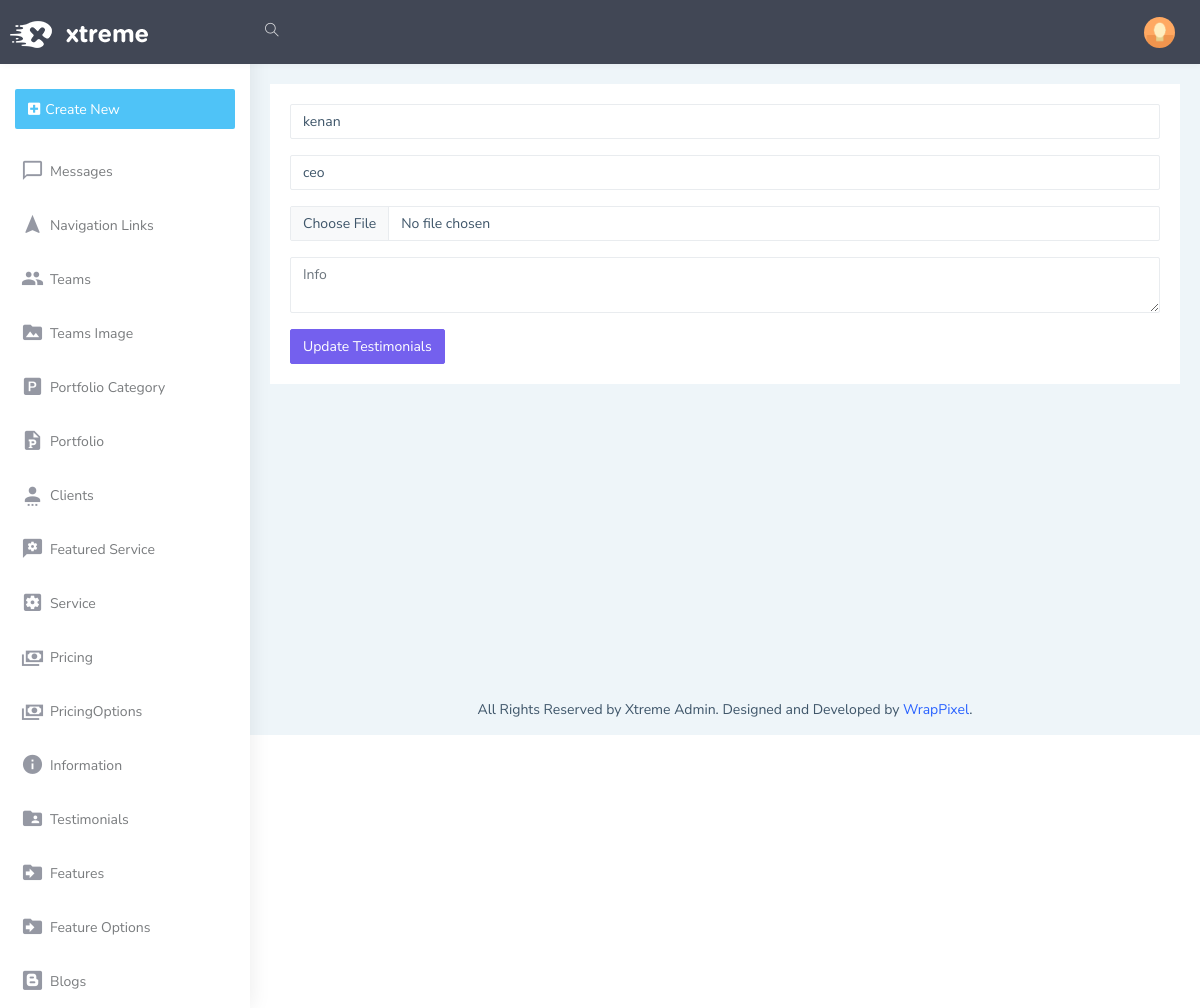
/admin/testimonials/edit/1, run on an earlier commit of the app's database.
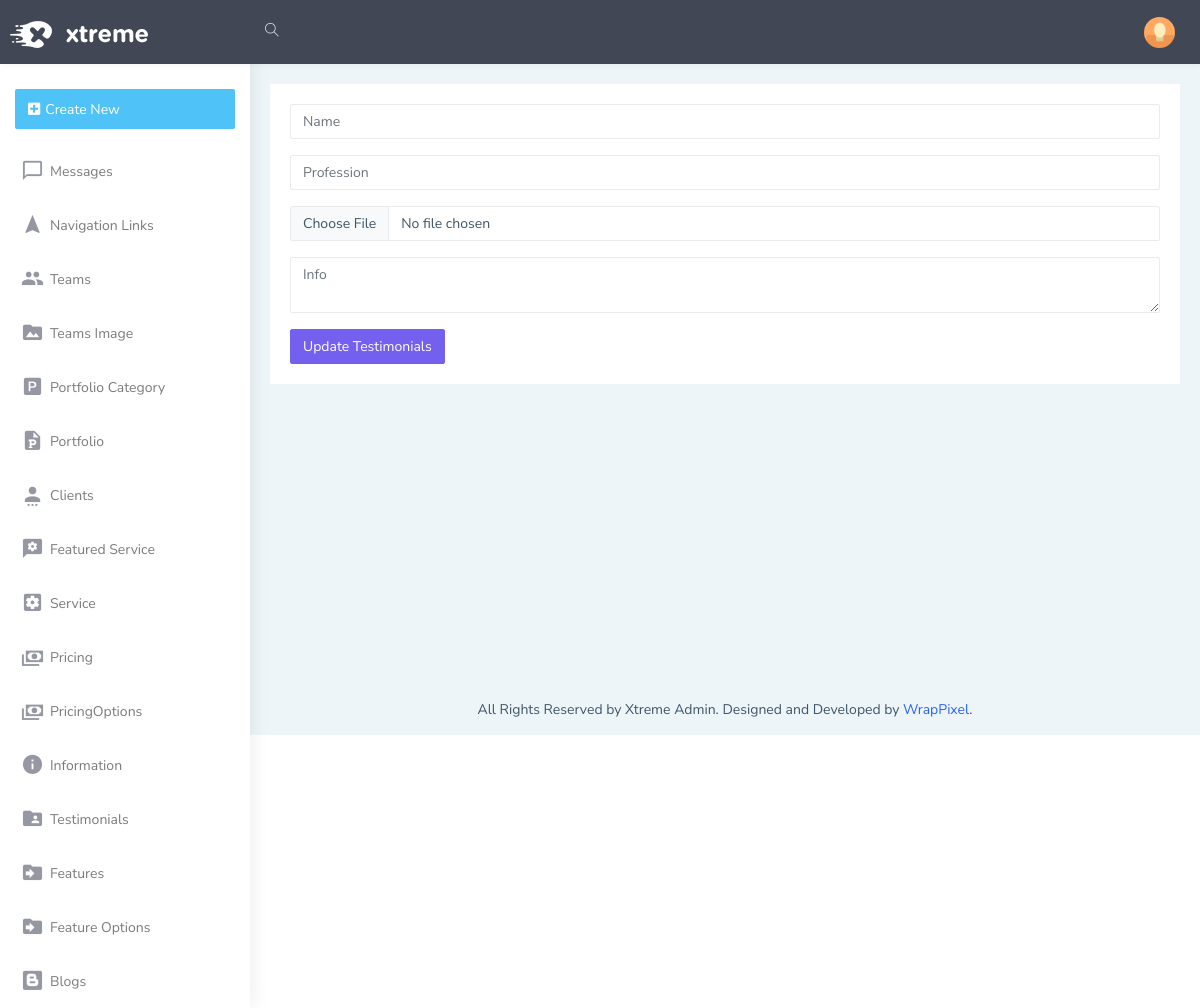
And on a later commit of the database.
### models.py (models this page shows)
class Testimanials(db.Model):
    Id=db.Column(db.Integer,primary_key=True,autoincrement=True)
    name=db.Column(db.String(50))
    profession=db.Column(db.String(50))
    image=db.Column(db.String(50))
    info=db.Column(db.String(150))

### admin/routes/testimonials.py (the view, shortened to what this page needs)
@admin_bp.route('/testimonials/edit/<id>', methods=['GET','POST'])
def testimonials_edit(id):
    from run import db
    testimonial=Testimanials.query.get(id)
    testimonialsform=TestimonialsForm()
    return render_template('admin/testimonials/testimonialsedit.html',testimonialsform=testimonialsform,testimonial=testimonial)

### admin/forms.py
class TestimonialsForm(FlaskForm):
    name=StringField('name')
    profession=StringField('profession')
    image=FileField('image')
    info=TextAreaField('info')
    submit=SubmitField('Add Testimonials')

### admin/templates/admin/testimonials/testimonialsedit.html
{% extends 'admin/layout.html' %}
{% block body %}
<form action="/admin/testimonials/edit/{{testimonial.Id}}" method="POST" enctype="multipart/form-data">
    <div class="mb-3">
      {{testimonialsform.name(class="form-control", id="exampleFormControlInput1", placeholder="Name", value=testimonial.name)}}
    </div>
    <div class="mb-3">
      {{testimonialsform.profession(class="form-control", id="exampleFormControlInput1", placeholder="Profession", value=testimonial.profession)}}
    </div>
    <div class="mb-3">
      {{testimonialsform.image(class="form-control", id="exampleFormControlInput1", placeholder="Image")}}
    </div>
    <div class="mb-3">
        {{testimonialsform.info(class="form-control", id="exampleFormControlInput1", placeholder="Info", value=testimonial.info)}}
    </div>
    {{testimonialsform.submit(class='btn btn-primary', value='Update Testimonials')}}
</form>
{% endblock %}

What changed in the data, as far as the page shows it:
removed Testimanials: name "kenan", profession "ceo"
